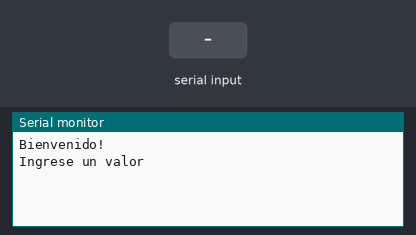
Simulated run of this sketch. Board: Arduino Uno, built with avr-gcc and run on an emulated ATmega328P. Parts: the last lines printed to the serial monitor. The test bench sets the inputs (shaded band).

Above: at 1.2 s.
1.3 s: "90,45\n" received over Serial
At 1.46 s:
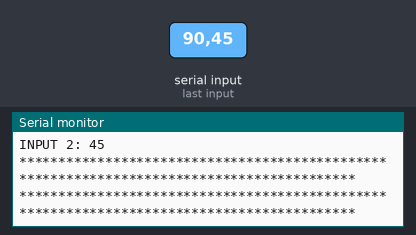
2.8 s: "30,150\n" received over Serial
At 5.67 s:
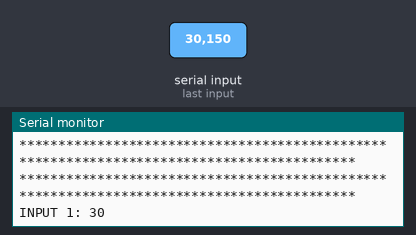
Timing chart, 0 to 7.2 s (numbered marks = the images above; inputs shaded):
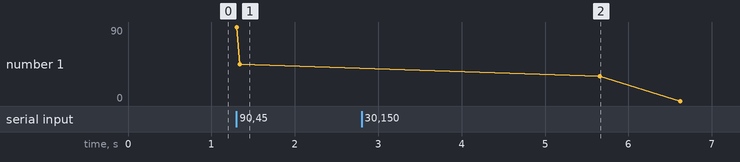

The sketch:

DimeloRectangulo.ino
```cpp
void setup() {
  Serial.begin(9600);
}

void loop() {
  Serial.println("Bienvenido!");
  Serial.println("Ingrese un valor");

  while (true) {


   if (Serial.available() ) {
    int input1 = Serial.parseInt();
    Serial.read();
    Serial.print("INPUT 1: ");
    Serial.println(input1);
    Serial.println("");
    Serial.println("INGRESE INPUT 2:");
    // NO MODIFICAR, PELIGRO DE INCENDIO!
    ClearSerial();

    while (true ){

      int input2 = Serial.parseInt();
      Serial.print("INPUT 2: ");
      Serial.println(input2);
      Serial.println("");
      for (int i = 0; i < input2; i++) {
        for (int i = 0; i < input1; i++) {
          Serial.print("*");
        }
        Serial.println("");
      }


    break;
    }
   }


  }

}


void ClearSerial() {
  while (Serial.available()){
    Serial.read();
  }
}
```

Measured:
- after the input at 1.3 s, the serial monitor: prints a new line at once (image 1)
- after the input at 2.8 s, the serial monitor: prints a new line after 2.9 s (image 2)
